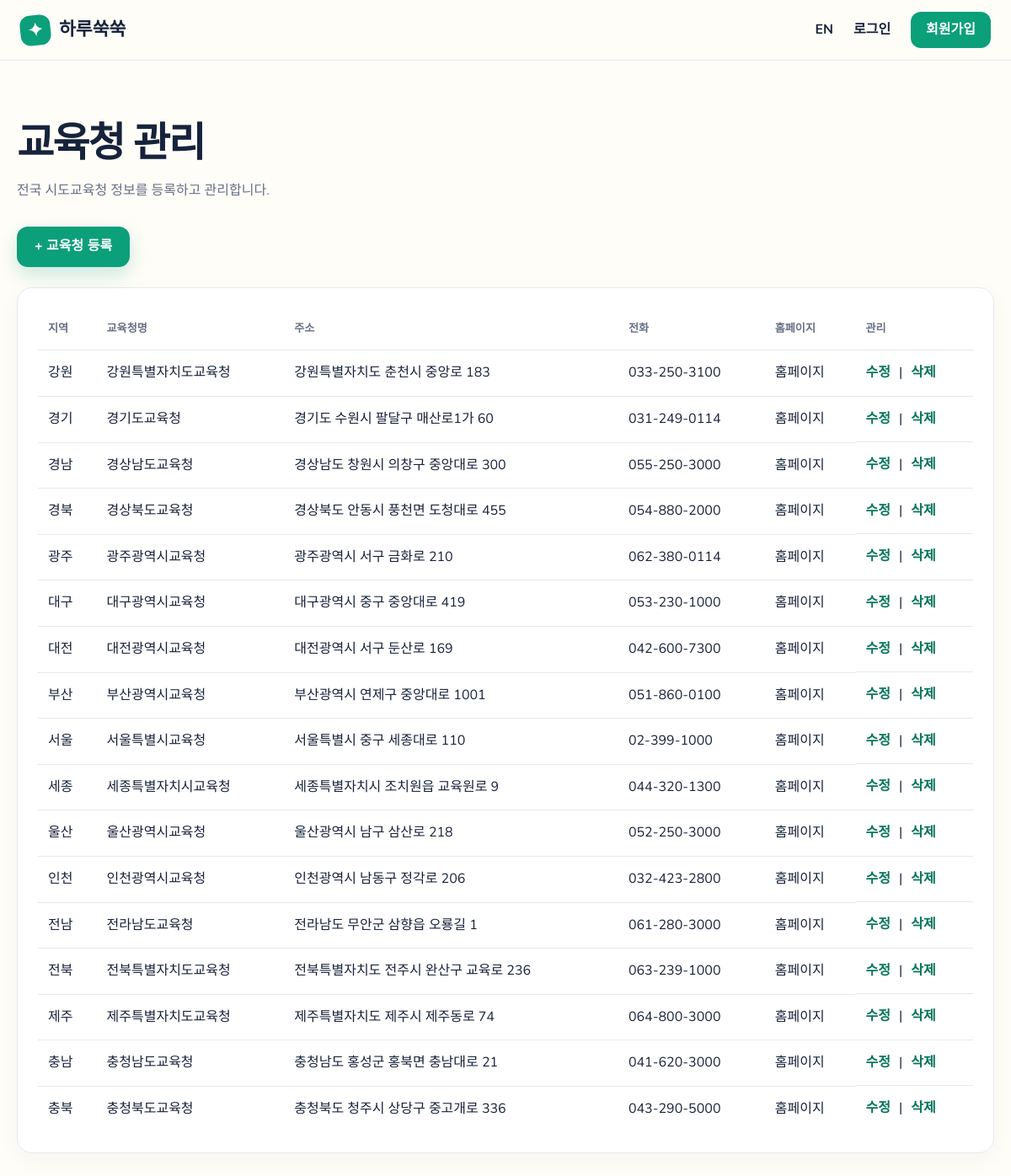
Page /admin/education-offices on the committed database.
### app/models.py (models this page shows)
class EducationOffice(db.Model):
    id = db.Column(db.Integer, primary_key=True)
    name = db.Column(db.String(80), nullable=False)
    region = db.Column(db.String(40), nullable=False)
    address = db.Column(db.String(255))
    phone = db.Column(db.String(40))
    homepage = db.Column(db.String(255))
    created_at = db.Column(db.DateTime(timezone=True), nullable=False, default=utcnow)
    schools = db.relationship("School", backref="education_office", lazy=True)

### app/admin/routes.py (the view)
@admin_bp.route("/education-offices")
@admin_required
def education_offices():
    offices = EducationOffice.query.order_by(EducationOffice.region).all()
    return render_template("admin/education_offices.html", offices=offices)

### app/admin/routes.py (called while the page is built)
def admin_required(view):
    @wraps(view)
    def wrapped(*args, **kwargs):
        return view(*args, **kwargs)
    return wrapped

### app/i18n.py (called while the page is built)
def get_locale():
    if current_user.is_authenticated:
        return current_user.ui_language
    return session.get("language", "ko")

def translate(key):
    language = get_locale()
    return MESSAGES.get(language, MESSAGES["ko"]).get(key, key)

### app/templates/admin/education_offices.html
{% extends "base.html" %}
{% block content %}
<section class="page-heading"><h1>교육청 관리</h1><p>전국 시도교육청 정보를 등록하고 관리합니다.</p></div></section>
<a class="button primary" href="{{ url_for('admin.education_office_new') }}">+ 교육청 등록</a>
<div class="table-wrap panel">
  <table>
    <thead>
      <tr><th>지역</th><th>교육청명</th><th>주소</th><th>전화</th><th>홈페이지</th><th>관리</th></tr>
    </thead>
    <tbody>
    {% for office in offices %}
      <tr>
        <td>{{ office.region }}</td>
        <td>{{ office.name }}</td>
        <td>{{ office.address or '-' }}</td>
        <td>{{ office.phone or '-' }}</td>
        <td>{% if office.homepage %}<a href="{{ office.homepage }}" target="_blank">홈페이지</a>{% else %}-{% endif %}</td>
        <td class="row-actions">
          <a href="{{ url_for('admin.education_office_edit', office_id=office.id) }}">수정</a> |
          <form method="post" action="{{ url_for('admin.education_office_delete', office_id=office.id) }}" style="display:inline" onsubmit="return confirm('삭제할까요?')">
            <button type="submit">삭제</button>
          </form>
        </td>
      </tr>
    {% endfor %}
    </tbody>
  </table>
</div>
{% endblock %}

### app/templates/base.html (shortened to what this page needs)
<!doctype html>
<html lang="{{ current_language }}">
<head>
    <link rel="stylesheet" href="{{ url_for('static', filename='css/app.css') }}">
</head>
<body>
    <header class="topbar">
        <a class="brand" href="{{ url_for('student.dashboard') if current_user.is_authenticated else url_for('index') }}">
            <span class="brand-mark">✦</span>{{ t('app_name') }}
        </a>
        <nav class="nav" data-nav>
            <a href="{{ url_for('language', language='en' if current_language == 'ko' else 'ko') }}">
                {{ 'EN' if current_language == 'ko' else '한국어' }}
            </a>
            {% if current_user.is_authenticated %}
                <form method="post" action="{{ url_for('auth.logout') }}">
                    <input type="hidden" name="csrf_token" value="{{ csrf_token() }}">
                    <button class="nav-button" type="submit">{{ t('logout') }}</button>
                </form>
            {% else %}
                <a href="{{ url_for('auth.login') }}">{{ t('login') }}</a>
                <a class="nav-cta" href="{{ url_for('auth.register') }}">{{ t('register') }}</a>
            {% endif %}
        </nav>
    </header>
    <main class="page">
        {% block content %}{% endblock %}
    </main>
</body>
</html>

### app/static/css/app.css (style rules this page uses)
:root { --ink: #17233b; --muted: #667085; --paper: #fffdf8; --surface: #ffffff; --line: #e6e9ef; --green: #0b9f7a; --green-dark: #08755c; --mint: #dff8ee; --yellow: #ffc94a; --orange: #ff835d; --blue: #5a80ef; --danger: #e53e3e; --danger-dark: #9b2c2c; --shadow: 0 16px 45px rgba(27, 45, 77, .1); }
* { box-sizing: border-box; }
body { margin: 0; color: var(--ink); background: var(--paper); font-family: "Nunito", "Gowun Dodum", sans-serif; line-height: 1.6; }
a { color: inherit; text-decoration: none; }
button, input, select, textarea { font: inherit; }
button, .button { cursor: pointer; }
.topbar { height: 72px; padding: 0 max(24px, calc((100vw - 1180px) / 2)); display: flex; align-items: center; justify-content: space-between; background: rgba(255,253,248,.95); border-bottom: 1px solid var(--line); position: sticky; top: 0; z-index: 20; backdrop-filter: blur(10px); }
.brand { display: flex; align-items: center; gap: 10px; font-size: 1.35rem; font-weight: 800; }
.brand-mark { width: 36px; height: 36px; border-radius: 12px; display: grid; place-items: center; color: white; background: var(--green); transform: rotate(-6deg); }
.nav { display: flex; align-items: center; gap: 24px; font-weight: 700; }
.nav-cta { color: white !important; background: var(--green); padding: 9px 18px; border-radius: 12px; }
.page { width: min(1180px, calc(100% - 40px)); margin: 0 auto; padding: 48px 0 80px; }
h1, h2, h3, p { margin-top: 0; }
.button { display: inline-flex; align-items: center; justify-content: center; gap: 12px; min-height: 46px; border: 1px solid transparent; border-radius: 13px; padding: 10px 20px; font-weight: 800; transition: .2s ease; }
.button.primary { color: white; background: var(--green); box-shadow: 0 9px 22px rgba(11,159,122,.22); }
.subject-preview article, .panel, .stats-grid article { background: white; border: 1px solid var(--line); border-radius: 18px; padding: 24px; box-shadow: 0 8px 24px rgba(27,45,77,.04); }
.muted, .page-heading p, .welcome-row p { color: var(--muted); }
.welcome-row h1, .page-heading h1, .attempt-head h1 { margin: 12px 0 5px; font-size: clamp(2rem, 4vw, 3.3rem); letter-spacing: -.04em; }
.panel { margin-top: 24px; }
.table-wrap { overflow-x: auto; }
table { width: 100%; border-collapse: collapse; }
th, td { text-align: left; padding: 14px 12px; border-bottom: 1px solid var(--line); }
th { color: var(--muted); font-size: .82rem; }
tbody tr:last-child td { border-bottom: 0; }
.page-heading { margin-bottom: 30px; }
.page-heading p { max-width: 700px; }
.row-actions { display: flex; gap: 10px; }
.row-actions a, .row-actions button { border: 0; background: none; color: var(--green-dark); font-weight: 800; padding: 0; }

### rows in the picture
EducationOffice: region "강원", name "강원특별자치도교육청", address "강원특별자치도 춘천시 중앙로 183", phone "033-250-3100"
EducationOffice: region "경기", name "경기도교육청", address "경기도 수원시 팔달구 매산로1가 60", phone "031-249-0114"
EducationOffice: region "경남", name "경상남도교육청", address "경상남도 창원시 의창구 중앙대로 300", phone "055-250-3000"
EducationOffice: region "경북", name "경상북도교육청", address "경상북도 안동시 풍천면 도청대로 455", phone "054-880-2000"
EducationOffice: region "광주", name "광주광역시교육청", address "광주광역시 서구 금화로 210", phone "062-380-0114"
EducationOffice: region "대구", name "대구광역시교육청", address "대구광역시 중구 중앙대로 419", phone "053-230-1000"
EducationOffice: region "대전", name "대전광역시교육청", address "대전광역시 서구 둔산로 169", phone "042-600-7300"
EducationOffice: region "부산", name "부산광역시교육청", address "부산광역시 연제구 중앙대로 1001", phone "051-860-0100"
EducationOffice: region "서울", name "서울특별시교육청", address "서울특별시 중구 세종대로 110", phone "02-399-1000"
EducationOffice: region "세종", name "세종특별자치시교육청", address "세종특별자치시 조치원읍 교육원로 9", phone "044-320-1300"
EducationOffice: region "울산", name "울산광역시교육청", address "울산광역시 남구 삼산로 218", phone "052-250-3000"
EducationOffice: region "인천", name "인천광역시교육청", address "인천광역시 남동구 정각로 206", phone "032-423-2800"
EducationOffice: region "전남", name "전라남도교육청", address "전라남도 무안군 삼향읍 오룡길 1", phone "061-280-3000"
EducationOffice: region "전북", name "전북특별자치도교육청", address "전북특별자치도 전주시 완산구 교육로 236", phone "063-239-1000"
EducationOffice: region "제주", name "제주특별자치도교육청", address "제주특별자치도 제주시 제주동로 74", phone "064-800-3000"
EducationOffice: region "충남", name "충청남도교육청", address "충청남도 홍성군 홍북면 충남대로 21", phone "041-620-3000"
EducationOffice: region "충북", name "충청북도교육청", address "충청북도 청주시 상당구 중고개로 336", phone "043-290-5000"

### other values in the picture
{{ t('app_name') }} "하루쑥쑥"
{{ 'EN' if current_language == 'ko' else '한국어' }} "EN"
{{ t('login') }} "로그인"
{{ t('register') }} "회원가입"
